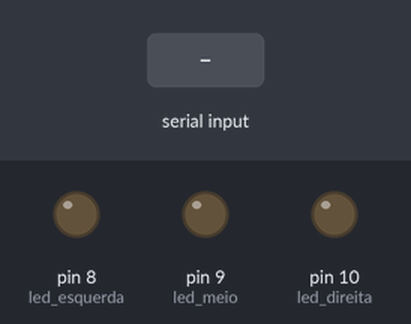
A sketch run on a simulated Arduino Uno, built with avr-gcc and run on an emulated ATmega328P. Parts: output pins drawn as LEDs (lit = HIGH). The test bench sets the inputs (shaded band).

Above: at 1.2 s.
1.3 s: "R" received over Serial
At 1.7 s:
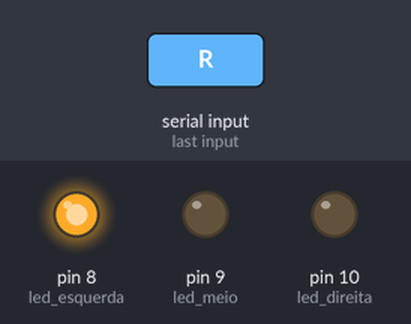
2.8 s: "G" received over Serial
At 4.0 s:
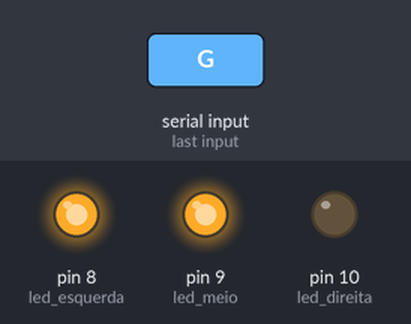
4.3 s: "Y" received over Serial
At 5.2 s:
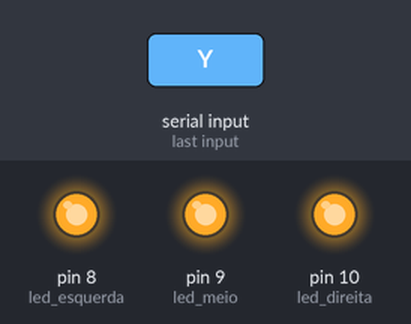
5.8 s: "A" received over Serial
At 6.3 s:
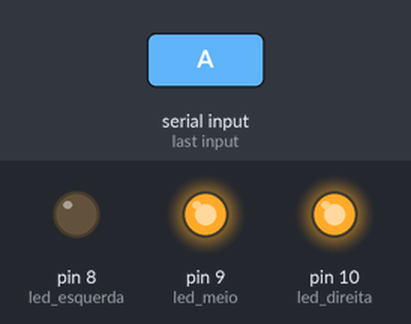
7.3 s: "S" received over Serial
At 8.5 s:
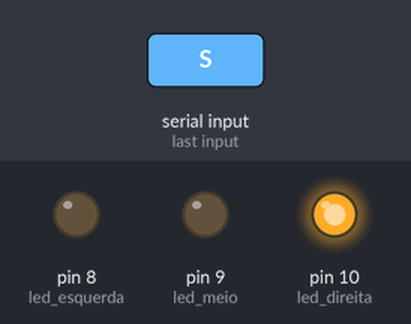
8.8 s: "D" received over Serial
At 9.8 s:
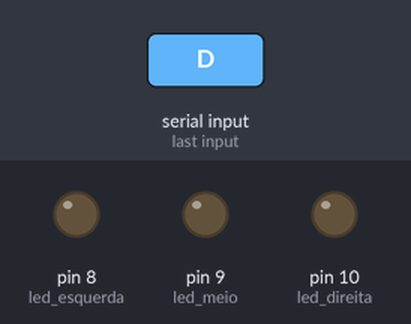
Timing chart, 0 to 11.3 s (numbered marks = the images above; inputs shaded):
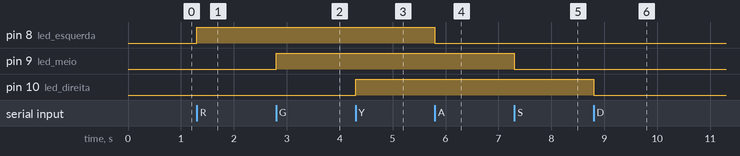

The sketch:

LedTeclado.ino
```cpp
int led_esquerda = 8;
int led_meio = 9;
int led_direita = 10;
char led;

void setup() {

  pinMode(led_esquerda, OUTPUT);
  pinMode(led_meio, OUTPUT);
  pinMode(led_direita, OUTPUT);

  Serial.begin(9600);

}

void loop() {
   if (Serial.available())
    {
        led = Serial.read();

        if (led == 'R')
        digitalWrite(led_esquerda, HIGH); // Acende led vermelho

        if (led == 'G')
        digitalWrite(led_meio, HIGH); // Acende led verde

        if (led == 'Y')
        digitalWrite(led_direita, HIGH); // Acende led amarelo

        if (led == 'A')
        digitalWrite(led_esquerda, LOW); // Apaga led vermelho

        if (led == 'S')
        digitalWrite(led_meio, LOW); // Apaga led verde

        if (led == 'D')
        digitalWrite(led_direita, LOW); // Apaga led amarelo
    }
}
```

Measured:
- after the input at 1.3 s, pin 8 (led_esquerda): LOW → HIGH at once
- after the input at 2.8 s, pin 9 (led_meio): LOW → HIGH at once
- after the input at 4.3 s, pin 10 (led_direita): LOW → HIGH at once
- after the input at 5.8 s, pin 8 (led_esquerda): HIGH → LOW at once
- after the input at 7.3 s, pin 9 (led_meio): HIGH → LOW at once
- after the input at 8.8 s, pin 10 (led_direita): HIGH → LOW at once
